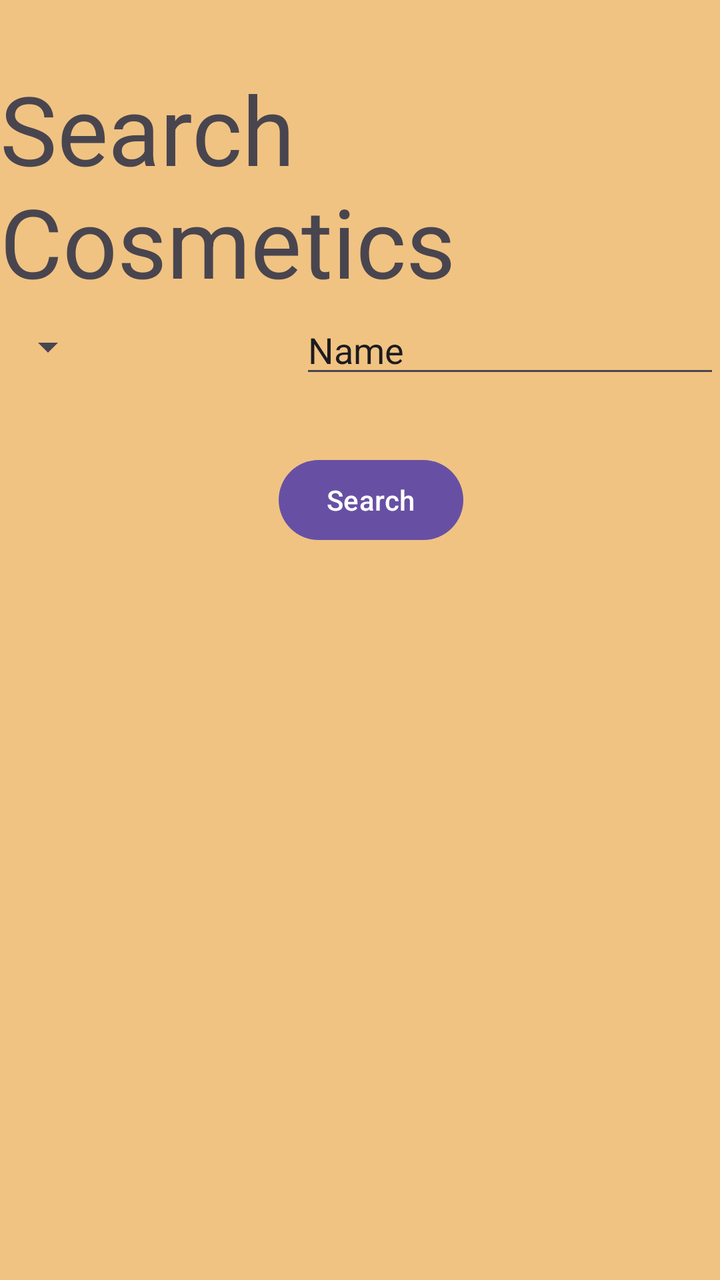
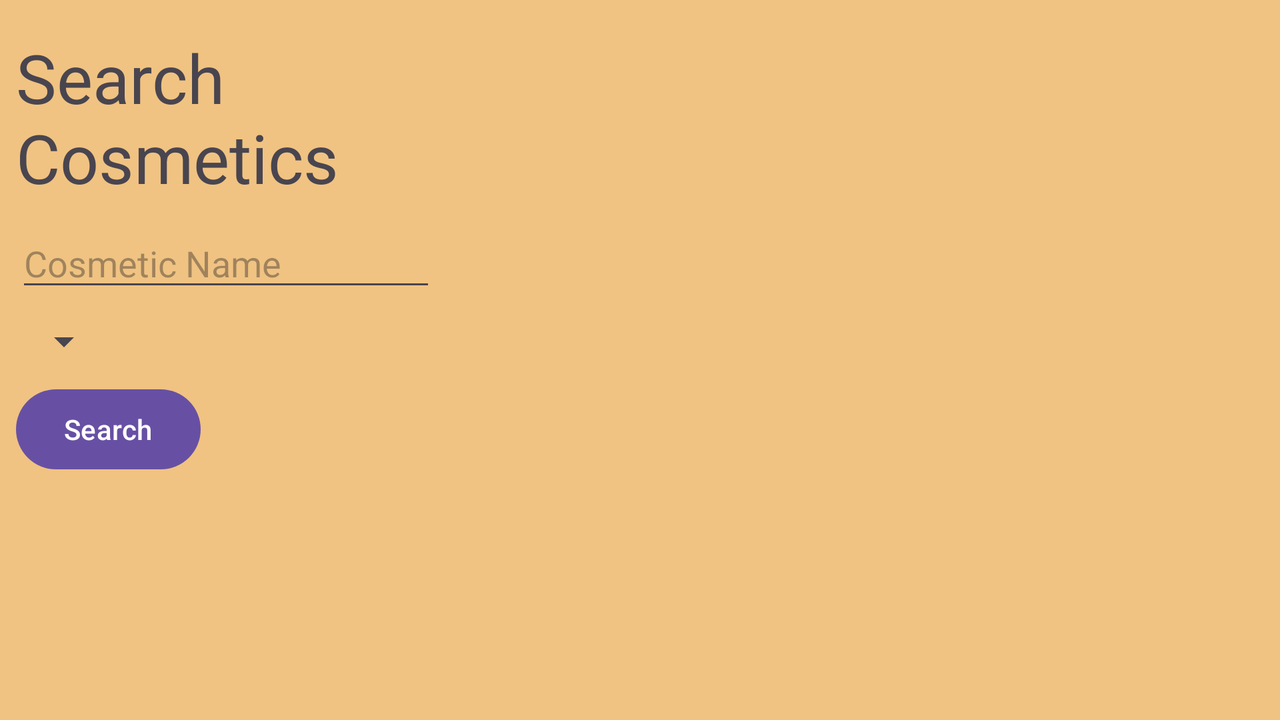

An Android layout and its configuration variant, each rendered on a device that would load it. The default file and the variant file are quoted in full after the pictures.
<!-- AndroidManifest.xml: application theme Theme.FortUJI -->
<!-- res/layout/activity_search.xml -->
<?xml version="1.0" encoding="utf-8"?>
<androidx.constraintlayout.widget.ConstraintLayout xmlns:android="http://schemas.android.com/apk/res/android"
        xmlns:tools="http://schemas.android.com/tools"
        xmlns:app="http://schemas.android.com/apk/res-auto"
        android:id="@+id/main"
        android:layout_width="match_parent"
        android:layout_height="match_parent"
        tools:context=".searchActivity.SearchActivity">

    <TextView
            android:id="@+id/newsText2"
            android:layout_width="wrap_content"
            android:layout_height="wrap_content"
            android:layout_marginTop="32dp"
            android:text="Search Cosmetics"
            android:textSize="48sp"
            app:layout_constraintEnd_toEndOf="parent"
            app:layout_constraintStart_toStartOf="parent"
            app:layout_constraintTop_toTopOf="parent"
            app:layout_constraintHorizontal_bias="0.695" />

    <Spinner
            android:layout_width="wrap_content"
            android:layout_height="wrap_content"
            android:id="@+id/searchTypeSpinner"
            app:layout_constraintStart_toStartOf="@+id/newsText2"
            app:layout_constraintTop_toTopOf="@+id/searchContentEditText"
            app:layout_constraintBottom_toBottomOf="@+id/searchContentEditText" />

    <EditText
            android:layout_width="wrap_content"
            android:layout_height="wrap_content"
            android:inputType="text"
            android:text="Name"
            android:ems="10"
            android:id="@+id/searchContentEditText"
            app:layout_constraintEnd_toEndOf="@+id/newsText2"
            app:layout_constraintTop_toBottomOf="@+id/newsText2" />

    <androidx.constraintlayout.widget.Guideline
            android:orientation="vertical"
            android:layout_width="wrap_content"
            android:layout_height="wrap_content"
            android:id="@+id/guideline2"
            app:layout_constraintGuide_percent="0.03" />

    <androidx.recyclerview.widget.RecyclerView
            android:layout_width="0dp"
            android:layout_height="wrap_content"
            app:layout_constraintStart_toStartOf="@+id/newsText2"
            app:layout_constraintEnd_toEndOf="@+id/newsText2"
            app:layout_constraintHorizontal_bias="0.0"
            app:layout_constraintTop_toBottomOf="@+id/searchButton"
            android:layout_marginTop="32dp"
            android:id="@+id/searchCosmeticsRecycler"
            tools:listitem="@layout/search_row" />

    <Button
            android:text="Search"
            android:layout_width="wrap_content"
            android:layout_height="wrap_content"
            android:id="@+id/searchButton"
            app:layout_constraintStart_toStartOf="@+id/guideline2"
            app:layout_constraintEnd_toEndOf="@+id/newsText2"
            app:layout_constraintTop_toBottomOf="@+id/searchContentEditText"
            android:layout_marginTop="32dp" />
</androidx.constraintlayout.widget.ConstraintLayout>
<!-- res/layout/search_row.xml (included above) -->
<?xml version="1.0" encoding="utf-8"?>
<androidx.constraintlayout.widget.ConstraintLayout xmlns:android="http://schemas.android.com/apk/res/android"
        xmlns:app="http://schemas.android.com/apk/res-auto"
        xmlns:tools="http://schemas.android.com/tools"
        android:layout_width="wrap_content"
        android:layout_height="wrap_content">

    <TextView
            android:text="SearchResult"
            android:layout_width="wrap_content"
            android:layout_height="wrap_content"
            android:id="@+id/nameTextView"
            android:textSize="20sp"
            app:layout_constraintTop_toTopOf="parent"
            app:layout_constraintStart_toStartOf="parent" />

    <TextView
            android:text="Subtitle"
            android:layout_width="wrap_content"
            android:layout_height="wrap_content"
            android:id="@+id/descriptionTextView"
            app:layout_constraintTop_toBottomOf="@+id/nameTextView"
            app:layout_constraintStart_toStartOf="@+id/nameTextView"
            app:layout_constraintBottom_toBottomOf="parent"
            app:layout_constraintVertical_bias="0.0"
            app:layout_constraintEnd_toEndOf="@+id/nameTextView"
            app:layout_constraintHorizontal_bias="0.0" />

</androidx.constraintlayout.widget.ConstraintLayout>
<!-- resources referenced by this layout -->
<resources>
  <style name="Theme.FortUJI" parent="Base.Theme.FortUJI" />
  <style name="Base.Theme.FortUJI" parent="Theme.Material3.DayNight.NoActionBar">
          
           <item name="android:windowBackground">@color/background</item>
          <item name="colorAccent">@color/buttonColor</item>
      </style>
  <color name="background">#f0c382</color>
  <color name="buttonColor">#de6e3e</color>
</resources>
<!-- res/layout-land/activity_search.xml (the repository's variant of the layout above) -->
<!-- drawn on the phone turned sideways -->
<?xml version="1.0" encoding="utf-8"?>
<androidx.constraintlayout.widget.ConstraintLayout xmlns:android="http://schemas.android.com/apk/res/android"
        xmlns:tools="http://schemas.android.com/tools"
        xmlns:app="http://schemas.android.com/apk/res-auto"
        android:id="@+id/main"
        android:layout_width="match_parent"
        android:layout_height="match_parent"
        tools:context=".searchActivity.SearchActivity">

    <TextView
        android:id="@+id/newsText2"
        android:layout_width="220dp"
        android:layout_height="wrap_content"
        android:layout_marginStart="8dp"
        android:layout_marginTop="16dp"
        android:text="Search Cosmetics"
        android:textSize="34sp"
        app:layout_constraintStart_toStartOf="parent"
        app:layout_constraintTop_toTopOf="parent" />

    <Spinner
        android:id="@+id/searchTypeSpinner"
        android:layout_width="wrap_content"
        android:layout_height="wrap_content"
        android:layout_marginTop="8dp"
        app:layout_constraintStart_toStartOf="@+id/newsText2"
        app:layout_constraintTop_toBottomOf="@+id/searchContentEditText" />

    <EditText
        android:id="@+id/searchContentEditText"
        android:layout_width="wrap_content"
        android:layout_height="wrap_content"
        android:layout_marginTop="8dp"
        android:ems="10"
        android:hint="Cosmetic Name"
        android:inputType="text"
        app:layout_constraintStart_toStartOf="@+id/newsText2"
        app:layout_constraintTop_toBottomOf="@+id/newsText2" />

    <androidx.constraintlayout.widget.Guideline
            android:orientation="vertical"
            android:layout_width="wrap_content"
            android:layout_height="wrap_content"
            android:id="@+id/guideline2"
            app:layout_constraintGuide_percent="0.03" />

    <androidx.recyclerview.widget.RecyclerView
        android:id="@+id/searchCosmeticsRecycler"
        android:layout_width="0dp"
        android:layout_height="0dp"
        android:layout_marginStart="16dp"
        android:layout_marginTop="16dp"
        android:layout_marginEnd="16dp"
        android:layout_marginBottom="16dp"
        app:layout_constraintBottom_toBottomOf="parent"
        app:layout_constraintEnd_toEndOf="parent"
        app:layout_constraintStart_toEndOf="@+id/newsText2"
        app:layout_constraintTop_toTopOf="parent"
        tools:listitem="@layout/search_row" />

    <Button
        android:id="@+id/searchButton"
        android:layout_width="wrap_content"
        android:layout_height="0dp"
        android:layout_marginTop="8dp"
        android:text="Search"
        app:layout_constraintStart_toStartOf="@+id/newsText2"
        app:layout_constraintTop_toBottomOf="@+id/searchTypeSpinner" />
</androidx.constraintlayout.widget.ConstraintLayout>
